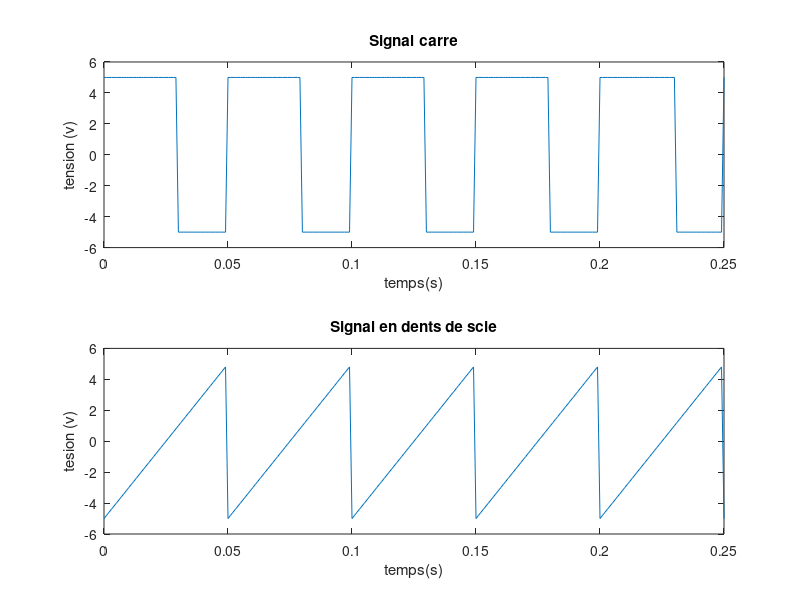

MATLAB code for this plot:
%paramères du signal carre
amplitude=5;
freq_fond=20;
rapp_cyclique=60;


%Creation d'un vecteur de temps
T=1/freq_fond;
%Periode du signal
fs=1000;
%frequence d'echatilionage
t=0:1/fs:amplitude/freq_fond;

%generation du signal carre

x_carre=amplitude*square(2*pi*freq_fond*t,rapp_cyclique);
%Generation du signal a dents de sce
x_sawtooth=amplitude*sawtooth(2*pi*freq_fond*t);

%Graphiques
figure(1);clf;
subplot(2,1,1)
plot(t,x_carre)
xlabel('temps(s)')
ylabel('tension (v)')
title('Signal carre')
axis([0 5/20 -6 6])



%Construction du grapique

subplot(2,1,2)
plot(t,x_sawtooth)
xlabel('temps(s)')
ylabel('tesion (v)')
title('Signal en dents de scie')

